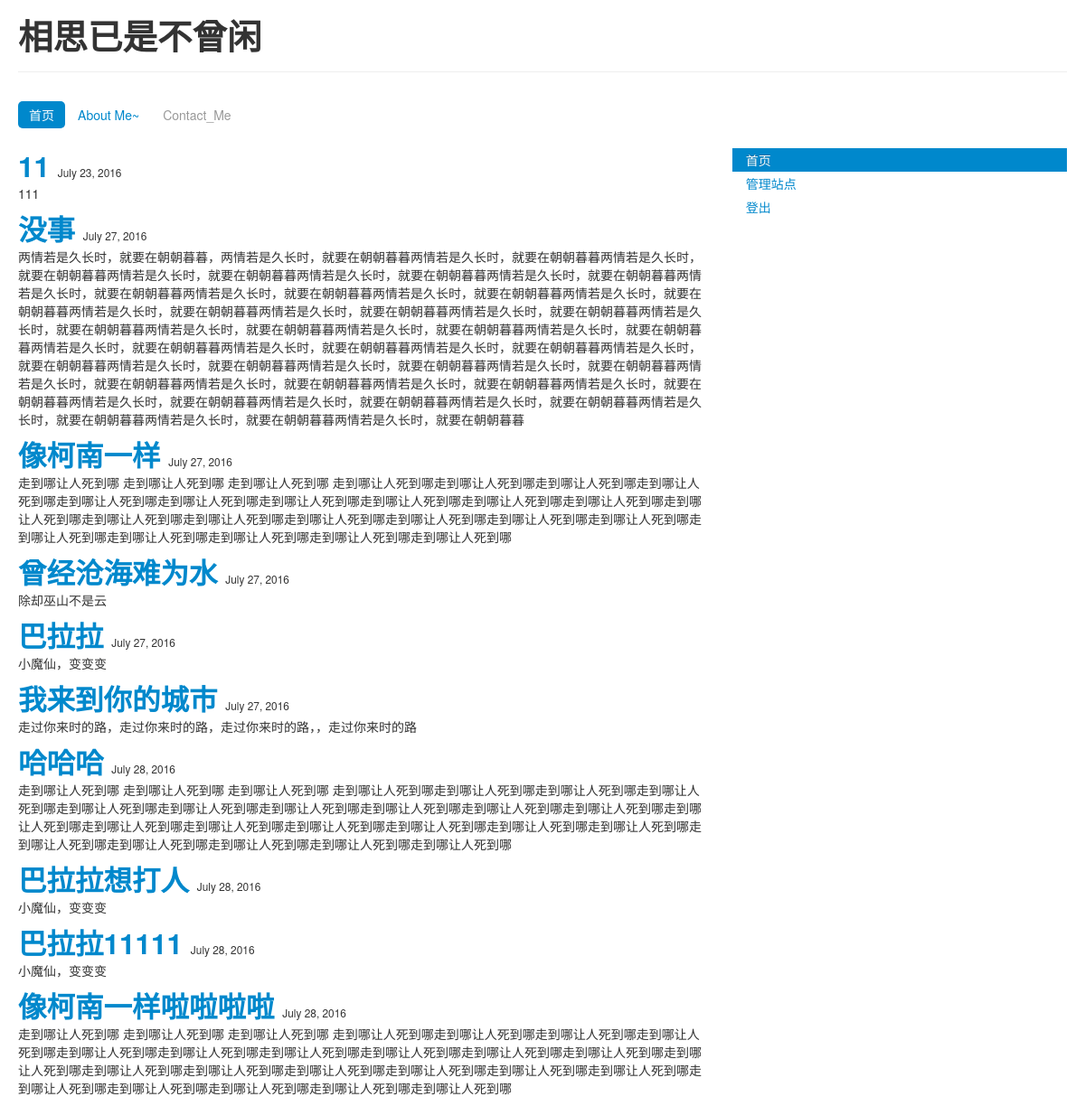
/articles/, run on an earlier commit of the app's database.
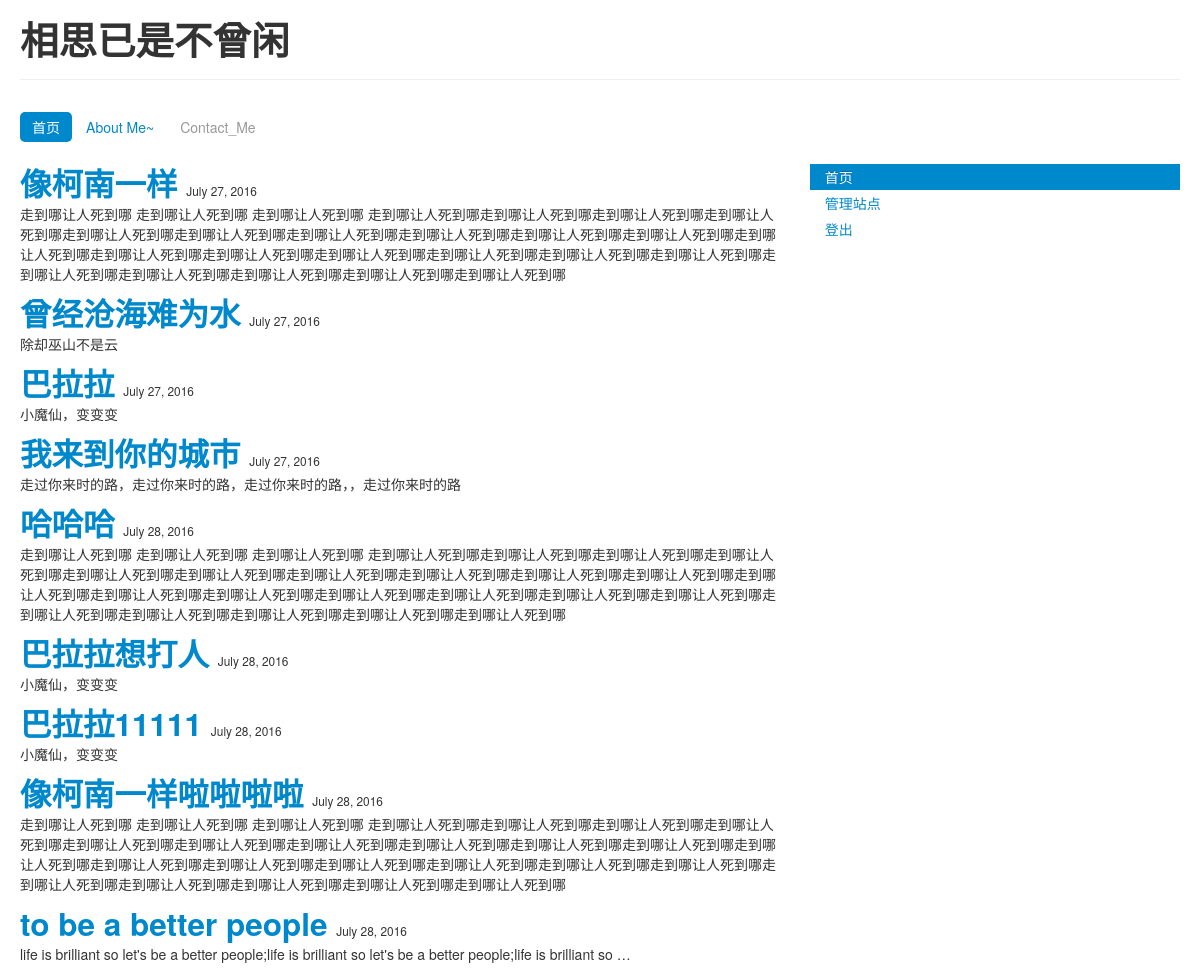
And on a later commit of the database.
### articles/models.py (models this page shows)
class Article(models.Model):
    title = models.CharField(max_length = 30)
    time_stamp = models.DateField()
    content = models.TextField()

### articles/views.py (the view)
def index(request):
    articles = Article.objects.all()
    for article in articles:
        comments = Comment.objects.filter(article = article)
    return render(request,'articles/article_list.html',{"articles":articles,"comments":comments})

### articles/templates/articles/article_list.html (shortened to what this page needs)
{% extends "articles/base.html" %}
{% block content %}
<div class="container-fluid">
	<div class="row-fluid">
		<div class="span12">
			<div class="page-header">
				<h1>
					相思已是不曾闲
				</h1>
			</div>
		</div>
	</div>
	<div class="row-fluid">
		<div class="span12">
			<ul class="nav nav-pills">
				<li class="active">
					<a href="#">首页</a>
				</li>
				<li>
					<a href="/article/about_me/">About Me~</a>
				</li>
				<li class="disabled">
					<a href="/article/contact_me">Contact_Me</a>
				</li>
			</ul>
		</div>
	</div>
	<div class="row-fluid">
		<div class="span8">
			{% for article in articles %}
			<h2 style="display:inline">
				<a href="/articles/show_article/?id={{article.id}}">{{article.title}}</a>
			</h2>
			<small>{{article.time_stamp}}</small>
			<p>
				{{article.content | truncatewords_html:20 }}
			</p>
			{% endfor %}
		</div>
		<div class="span4">
			<ul class="nav nav-list">
				<li class="active">
					<a href="#">首页</a>
				</li>
				<li>
					<a href="/manager/index/">管理站点</a>
				</li>
				<li>
				<a href="/accounts/logout/">登出</a>
				</li>
			</ul>
		</div>
	</div>
</div>
{% endblock %}

### articles/templates/articles/base.html (shortened to what this page needs)
<!DOCTYPE html>
<html lang="en">
<head>
    <link rel="stylesheet" href="/media/css/bootstrap.css">
    <link rel="stylesheet" href="/media/css/bootstrap-responsive.css">
	<link rel="stylesheet" href="/media/css/bootstrap-responsive.min.css">
	<link rel="stylesheet" href="/media/css/bootstrap.min.css">
</head>
<body>
	{% block content %}{% endblock %}
</body>
</html>

What changed in the data, as far as the page shows it:
removed Article: title "11", time_stamp "July 23, 2016", content "111"
removed Article: title "没事", time_stamp "July 27, 2016", content "两情若是久长时，就要在朝朝暮暮，两情若是久长时，就要在朝朝暮暮两情若是久长时，就要在朝朝暮暮两情若是久长时，就要在朝朝暮暮两情若是久长时，就要在朝朝暮暮两情若是久长时，就要在朝朝暮暮两情若是久长时，就要在朝朝暮暮两情若是久长时，就要在朝朝暮暮两情若是久长时，就要在朝朝暮暮两情若是久长时，就要在朝朝暮暮两情若是久长时，就要在朝朝暮暮两情若是久长时，就要在朝朝暮暮两情若是久长时，就要在朝朝暮暮两情若是久长时，就要在朝朝暮暮两情若是久长时，就要在朝朝暮暮两情若是久长时，就要在朝朝暮暮两情若是久长时，就要在朝朝暮暮两情若是久长时，就要在朝朝暮暮两情若是久长时，就要在朝朝暮暮两情若是久长时，就要在朝朝暮暮两情若是久长时，就要在朝朝暮暮两情若是久长时，就要在朝朝暮暮两情若是久长时，就要在朝朝暮暮两情若是久长时，就要在朝朝暮暮两情若是久长时，就要在朝朝暮暮两情若是久长时，就要在朝朝暮暮两情若是久长时，就要在朝朝暮暮两情若是久长时，就要在朝朝暮暮两情若是久长时，就要在朝朝暮暮两情若是久长时，就要在朝朝暮暮两情若是久长时，就要在朝朝暮暮两情若是久长时，就要在朝朝暮暮两情若是久长时，就要在朝朝暮暮两情若是久长时，就要在朝朝暮暮两情若是久长时，就要在朝朝暮暮"
added Article: title "to be a better people", time_stamp "July 28, 2016", content "life is brilliant so let's be a better people;life is brilliant so let's be a better people;life is brilliant so …"
